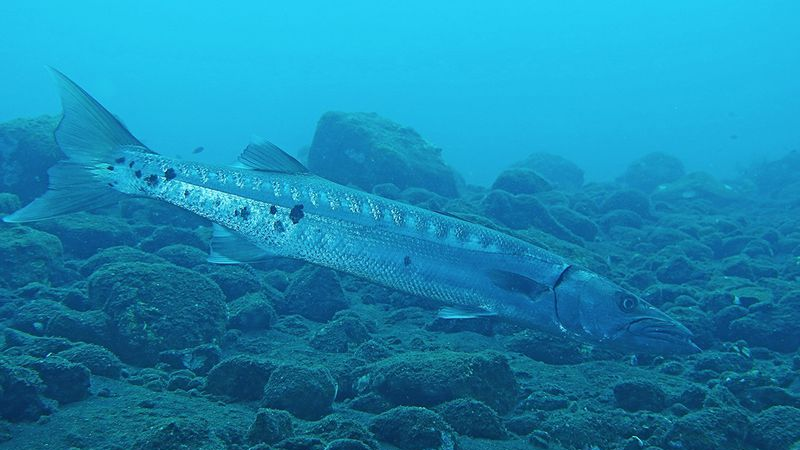
#> input picture data/raw/100_img_.png, 800 x 450 px; its folder holds only this picture in this run
$ python T1.py   (older library calls are emulated)
#> lines starting #> are read from the running program, lines starting #| are printed output that depends on the picture
# 主程序
import os
import glob
import cv2
import numpy as np
import pandas as pd


def analyzeColorBias(img):
    # 将图像转换为范围 [0,1] 的浮点数
    img_float = img.astype(np.float32) / 255.0

    # 分离图像的 B、G、R 通道
    B, G, R = cv2.split(img_float)

    # 计算每个通道的均值
    meanR = np.mean(R)
    meanG = np.mean(G)
    meanB = np.mean(B)

    # 判断图像是否存在颜色偏差
    isColorBiased = ((meanB > meanR + 0.05) and (meanB > meanG + 0.05)) or \
                    ((meanG > meanB + 0.05) and (meanG > meanR + 0.05)) or \
                    ((meanR > meanB + 0.05) and (meanR > meanG + 0.05))
    return isColorBiased


def analyzeLowLight(img):
    # 将图像转换为灰度图像
    grayImg = cv2.cvtColor(img, cv2.COLOR_BGR2GRAY)

    # 将灰度图像转换为 [0,1] 的浮点数
    grayImg_float = grayImg.astype(np.float32) / 255.0

    # 计算灰度图像的平均亮度
    meanBrightness = np.mean(grayImg_float)

    # 判断图像是否为低光
    threshold = 0.3  # 亮度阈值
    isLowLight = meanBrightness < threshold
    return isLowLight


def analyzeBlur(img):
    # 将图像转换为灰度图像
    grayImg = cv2.cvtColor(img, cv2.COLOR_BGR2GRAY)

    # 计算图像的拉普拉斯变换
    laplacian = cv2.Laplacian(grayImg, cv2.CV_64F)

    # 将拉普拉斯结果展平为一维数组
    linearizedImg = laplacian.flatten()

    # 计算拉普拉斯变换结果的方差
    laplacianVar = np.var(linearizedImg)

    # 判断图像是否模糊
    threshold = 60  # 方差阈值
    isBlurry = laplacianVar < threshold
    return isBlurry


def analyzeImageDataset(folderPath, resultFilePath):
    # 获取文件夹中的所有图像文件
#> called with folderPath = '../../data/raw/'
    jpgFiles = glob.glob(os.path.join(folderPath, '*.jpg'))
    pngFiles = glob.glob(os.path.join(folderPath, '*.png'))
    files = jpgFiles + pngFiles

    # 初始化结果列表
    results = []

    # 遍历每个图像文件
    for i, imagePath in enumerate(files):
        fileName = os.path.basename(imagePath)
        print(f'正在处理图像 {fileName}')
        img = cv2.imread(imagePath)
#> img is the input picture: shape (450, 800, 3); mean B, G, R 175.4, 134.8, 22.9

        # 检查图像是否成功加载
        if img is None:
            print(f'无法读取图像 {fileName}')
            continue

        # 分析颜色偏差
        isColorBiased = analyzeColorBias(img)
#> in analyzeColorBias, `B, G, R = cv2.split(img_float)`:
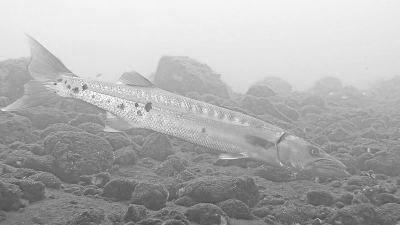
#> B: shape (450, 800) float32 (shown at 1/2 size); min 0.235, max 1, mean 0.688
#> in analyzeColorBias, `B, G, R = cv2.split(img_float)`:
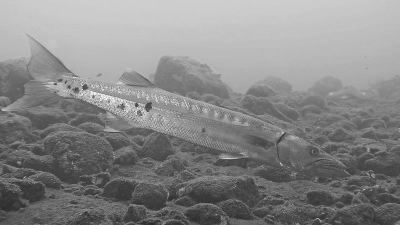
#> G: shape (450, 800) float32 (shown at 1/2 size); min 0.129, max 1, mean 0.529
#> in analyzeColorBias, `B, G, R = cv2.split(img_float)`:
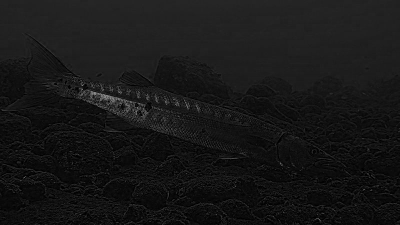
#> R: shape (450, 800) float32 (shown at 1/2 size); min 0, max 0.678, mean 0.0898
#> in analyzeColorBias, `meanR = np.mean(R)`: meanR = 0.0898
#> in analyzeColorBias, `meanG = np.mean(G)`: meanG = 0.529
#> in analyzeColorBias, `meanB = np.mean(B)`: meanB = 0.688
#> in analyzeColorBias, `isColorBiased = ((meanB > meanR + 0.05) and (meanB > meanG + 0.05)) or..`: isColorBiased = True
#> isColorBiased = True

        # 分析低光
        isLowLight = analyzeLowLight(img)
#> in analyzeLowLight, `grayImg = cv2.cvtColor(img, cv2.COLOR_BGR2GRAY)`:
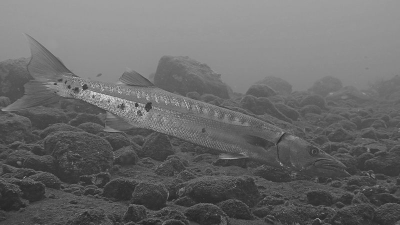
#> grayImg: shape (450, 800) (shown at 1/2 size); min 27, max 230, mean 106
#> in analyzeLowLight, `meanBrightness = np.mean(grayImg_float)`: meanBrightness = 0.416
#> in analyzeLowLight, `isLowLight = meanBrightness < threshold`: isLowLight = False
#> isLowLight = False

        # 分析模糊
        isBlurry = analyzeBlur(img)
#> in analyzeBlur, `laplacian = cv2.Laplacian(grayImg, cv2.CV_64F)`:
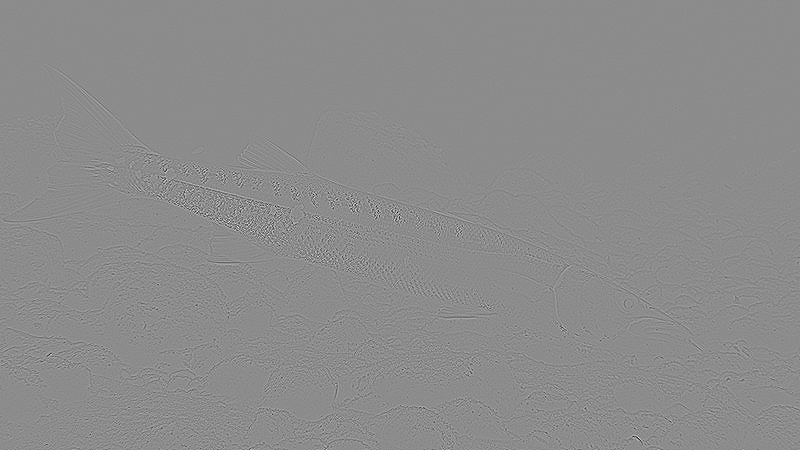
#> laplacian: shape (450, 800) float64; min -432, max 354, mean 0; drawn with min black and max white
#> in analyzeBlur, `laplacianVar = np.var(linearizedImg)`: laplacianVar = 664.3
#> in analyzeBlur, `isBlurry = laplacianVar < threshold`: isBlurry = False
#> isBlurry = False

        # 将结果添加到列表
        results.append([fileName, isColorBiased, isLowLight, isBlurry])

        # 打印进度
        print(f'已处理 {i + 1} / {len(files)} 张图像')

    # 将结果保存为 CSV 文件
    df = pd.DataFrame(results, columns=['文件名', '是否颜色偏差', '是否低光', '是否模糊'])
#> df = table of 1 rows and 4 columns
#> (the run stopped early here; a loop or call above may not have finished)

$ run again, on data/raw/141_img_.png
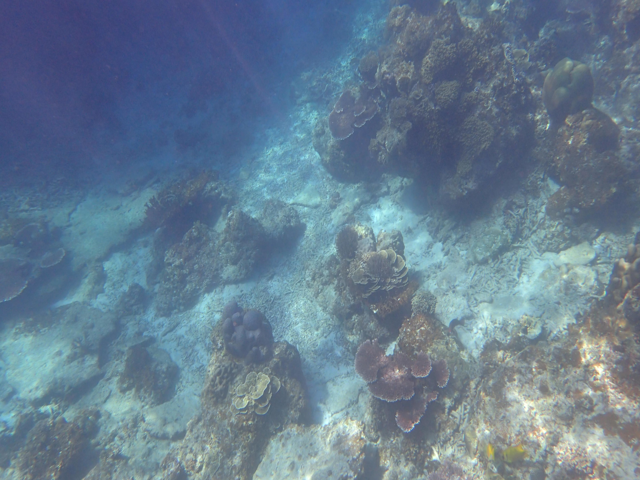
#> input picture data/raw/141_img_.png, 640 x 480 px
#> in analyzeImageDataset, img is the input picture: shape (480, 640, 3); mean B, G, R 144.3, 124.6, 101.9
#> in analyzeColorBias, `B, G, R = cv2.split(img_float)`:
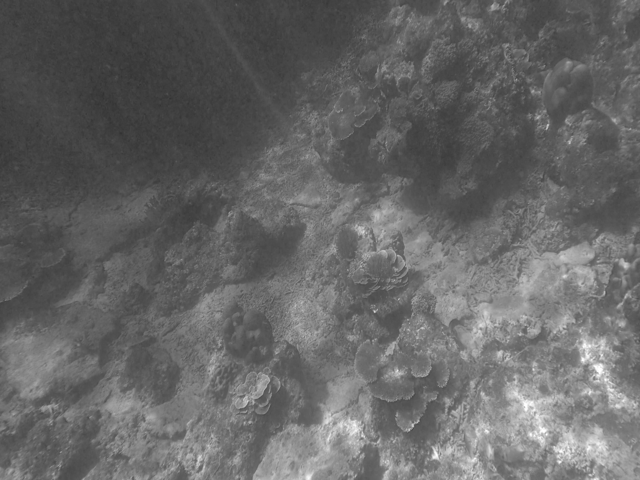
#> R: shape (480, 640) float32; min 0.196, max 1, mean 0.4
#> meanR = 0.4
#> meanG = 0.489
#> meanB = 0.566
#> in analyzeColorBias, `isColorBiased = ((meanB > meanR + 0.05) and (meanB > meanG + 0.05)) or..`: isColorBiased = True
#> meanBrightness = 0.471
#> in analyzeLowLight, `isLowLight = meanBrightness < threshold`: isLowLight = False
#> in analyzeBlur, `laplacian = cv2.Laplacian(grayImg, cv2.CV_64F)`:
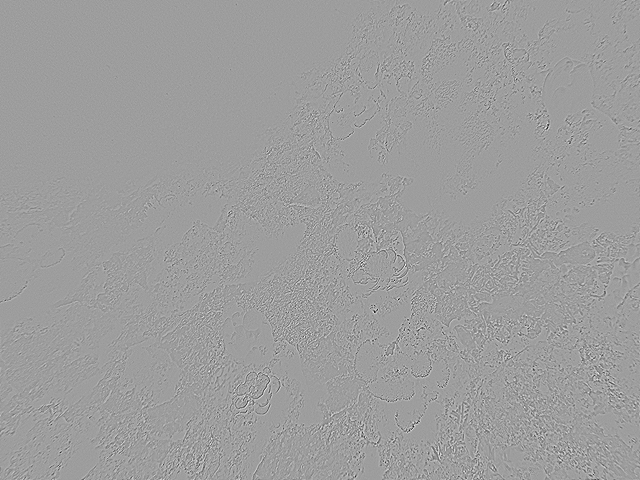
#> laplacian: shape (480, 640) float64; min -231, max 143, mean 0; drawn with min black and max white
#> laplacianVar = 258.6
#> in analyzeBlur, `isBlurry = laplacianVar < threshold`: isBlurry = False
#> df = table of 1 rows and 4 columns

$ run again, on data/raw/15045.png
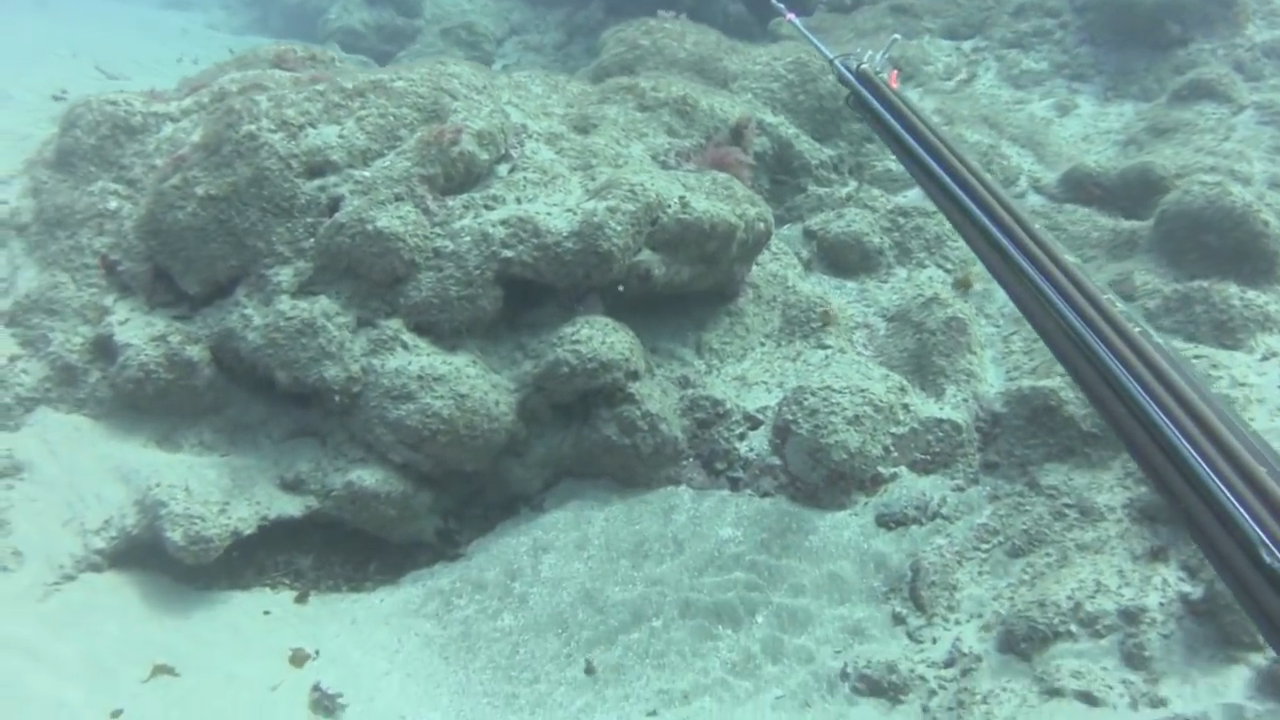
#> input picture data/raw/15045.png, 1280 x 720 px
#> in analyzeImageDataset, img is the input picture: shape (720, 1280, 3); mean B, G, R 153.5, 159.6, 123.1
#> in analyzeColorBias, `B, G, R = cv2.split(img_float)`:
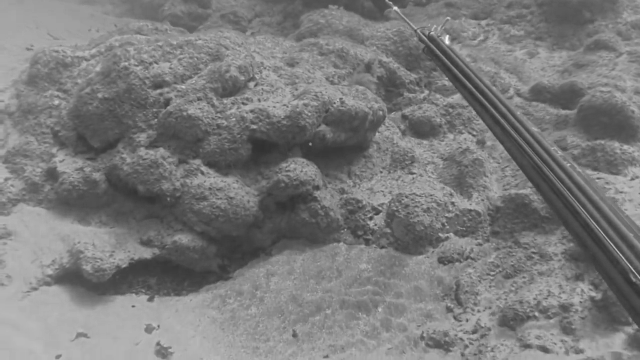
#> R: shape (720, 1280) float32 (shown at 1/2 size); min 0.192, max 1, mean 0.483
#> meanR = 0.483
#> meanG = 0.626
#> meanB = 0.602
#> in analyzeColorBias, `isColorBiased = ((meanB > meanR + 0.05) and (meanB > meanG + 0.05)) or..`: isColorBiased = False
#> meanBrightness = 0.58
#> in analyzeLowLight, `isLowLight = meanBrightness < threshold`: isLowLight = False
#> in analyzeBlur, `laplacian = cv2.Laplacian(grayImg, cv2.CV_64F)`:
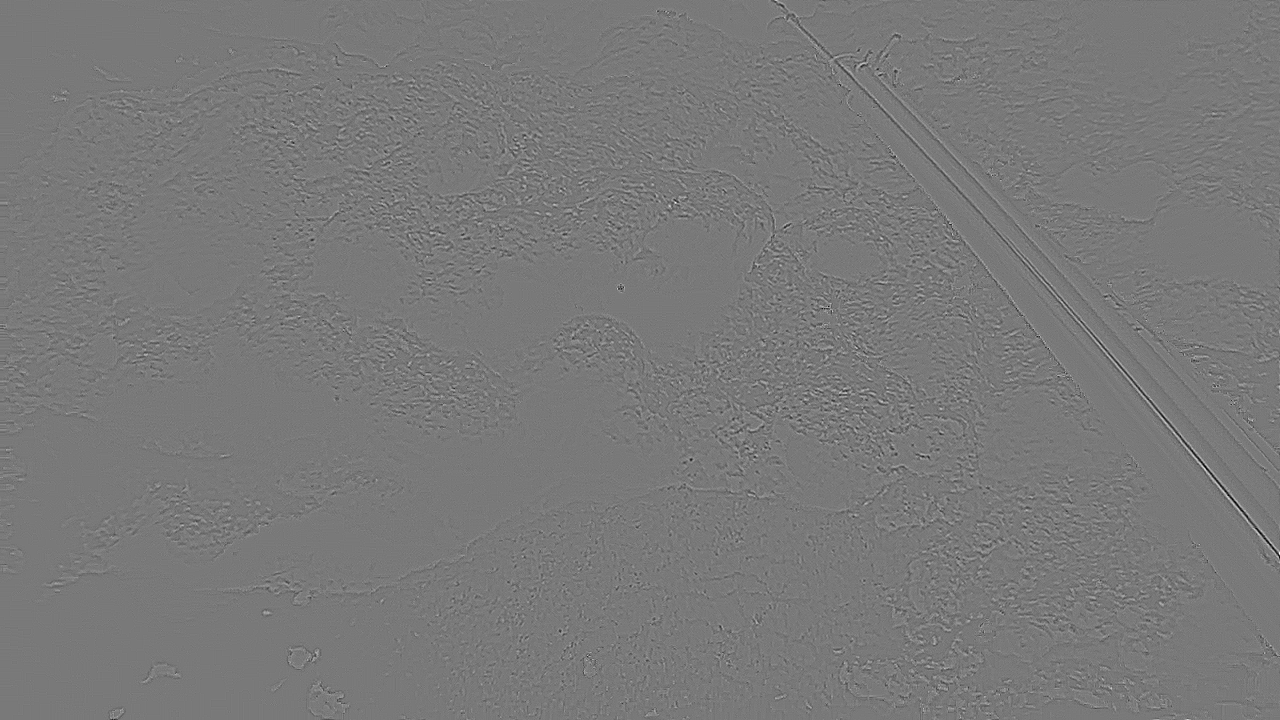
#> laplacian: shape (720, 1280) float64; min -110, max 121, mean 0; drawn with min black and max white
#> laplacianVar = 58.44
#> in analyzeBlur, `isBlurry = laplacianVar < threshold`: isBlurry = True
#> df = table of 1 rows and 4 columns
